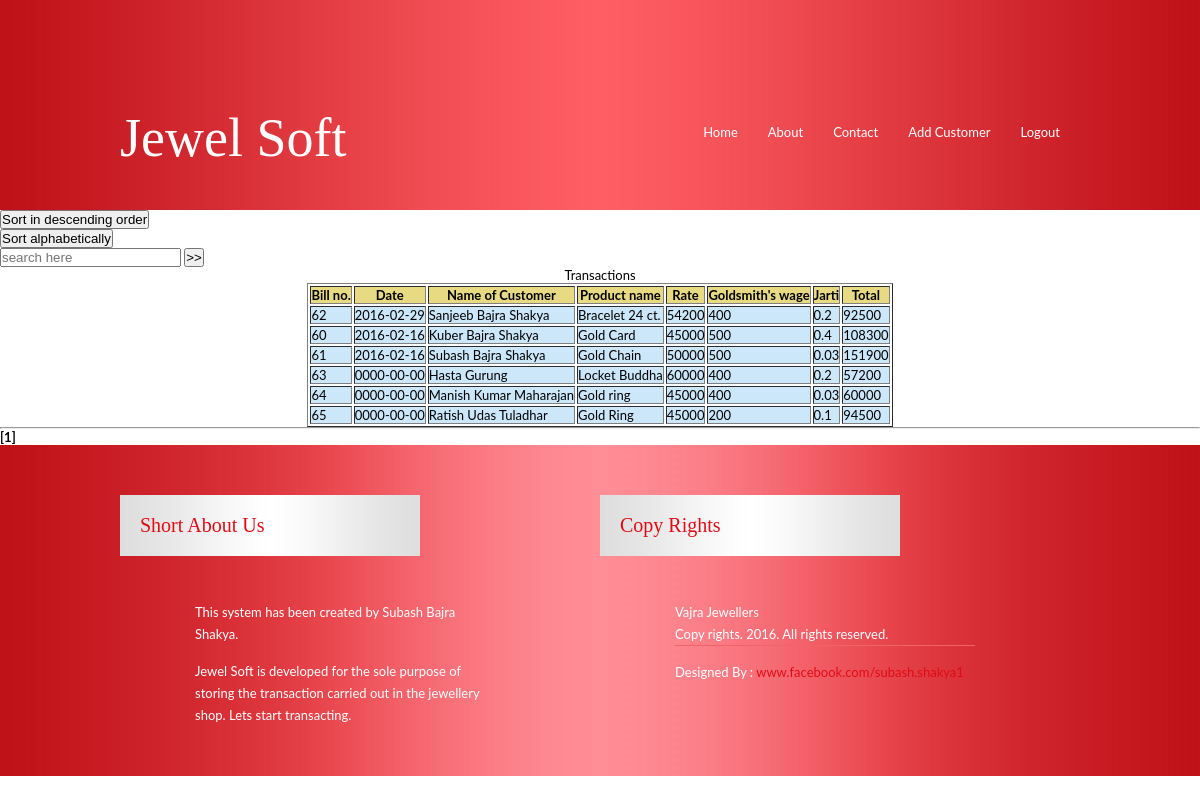
Page /Project/display_tran.php (signed in) on the committed database.
### tables this page shows
CREATE TABLE `bill` (
`bill_no` int(4) NOT NULL,
  `date` date NOT NULL,
  `gold_rate` int(20) DEFAULT NULL,
  `cust_name` varchar(30) NOT NULL,
  `prod_name` varchar(30) NOT NULL,
  `total` int(20) NOT NULL,
  `wage` int(20) DEFAULT NULL,
  `jarti` float DEFAULT NULL
);

### Project/display_tran.php (the view, shortened to what this page needs)
<?php include("template/header.php");
include("template/session_start.php") ?>
    <html>
    <head><title></title></head>
    <body>
    <form action="sort_desc.php">
        <input type="submit" value="Sort in descending order">
    </form>
    <form action="sort_name.php">
        <input type="submit" value="Sort alphabetically">
    </form>
    <form action="display_tran.php" method="post">
        <input type="text" name="search" placeholder="search here" value="<?php echo $searchq; ?>"/>
        <input type="submit" value=">>"  />
    </form>
    </body>
    </html>
<?php
$con=@mysql_connect("localhost","root","root");
if(!$con){
}
else
    $selected=@mysql_select_db("jewel_soft",$con);
if(!$selected){
}
else
    $per_page = 20;
if(!isset($_GET['page']))
{
    $page = 1;
}
else
{
    $page = $_GET['page'];
}
if($page<=1)
    $start = 0;
else
    $start = $page * $per_page - $per_page;
$sql="SELECT * from bill";
$sqli="SELECT * from bill LIMIT $start,$per_page";
$num_row = mysql_num_rows(mysql_query($sql));
$num_page = ceil($num_row/$per_page);
$result= mysql_query($sqli);
echo "<table border='1' id='bill'>
    <caption>Transactions</caption>
    <tr>
        <th>Bill no.</th>
        <th>Date</th>
        <th>Name of Customer</th>
        <th>Product name</th>
        <th>Rate</th>
        <th>Goldsmith's wage</th>
        <th>Jarti</th>
        <th>Total</th>
    </tr>";
if(isset($_POST['search']))
{
    $check = 1;
    $searchq = $_POST['search'];
    $query1 = "SELECT * FROM bill WHERE cust_name LIKE '%" . $searchq . "%'" ;
    $searchresult = mysql_query($query1);
    if (mysql_num_rows($searchresult) > 0)
    {
        while($row = mysql_fetch_array($searchresult))
        {
            echo "<td>" .$row['bill_no']."</td>";
            echo "<td>" .$row['date']."</td>";
            echo "<td>" .$row['cust_name']."</td>";
            echo "<td>" .$row['prod_name']."</td>";
            echo "<td>" .$row['gold_rate']."</td>";
            echo "<td>" .$row['wage']."</td>";
            echo "<td>" .$row['jarti']."</td>";
            echo "<td>" .$row['total']."</td>";
            echo"</tr>";
            $check=0;
        }
    }
    if($check == 1){ echo "<tr><td colspan='4'>No records found</td></tr>"; }
    echo "</table>";
}
else {
    if (mysql_num_rows($result) > 0) {
        while ($row = mysql_fetch_array($result)) {
            echo "<tr>";
            echo "<td>" . $row['bill_no'] . "</td>";
            echo "<td>" . $row['date'] . "</td>";
            echo "<td>" . $row['cust_name'] . "</td>";
            echo "<td>" . $row['prod_name'] . "</td>";
            echo "<td>" . $row['gold_rate'] . "</td>";
            echo "<td>" . $row['wage'] . "</td>";
            echo "<td>" . $row['jarti'] . "</td>";
            echo "<td>" . $row['total'] . "</td>";
            echo "</tr>";
        }
    }
    else {
        echo "<tr><td>No records found</td></tr>";
    }
    echo "</table>";
    echo "<hr>";
    $number = 1;
    for ($number; $number <= $num_page; $number = $number + 1) {
        if ($page == $number) {
            echo "<b>[$number]</b>";
        } else {
            echo "<a href='?page=$number'>$number </a>";
        }
    }
}
include("template/footer.php");
?>

### Project/css/styles.css (style rules this page uses)
* { margin:0; padding:0; }
body { padding:0; margin:0;font-family: 'Lato', sans-serif; font-size:13px; }
th { background: #E8DA83; }
#bill tr { background: #cce7fa; }
#bill { margin: auto; }

### rows in the picture
bill: bill_no "62", date "2016-02-29", cust_name "Sanjeeb Bajra Shakya", prod_name "Bracelet 24 ct.", gold_rate "54200", wage "400", jarti "0.2", total "92500"
bill: bill_no "60", date "2016-02-16", cust_name "Kuber Bajra Shakya", prod_name "Gold Card", gold_rate "45000", wage "500", jarti "0.4", total "108300"
bill: bill_no "61", date "2016-02-16", cust_name "Subash Bajra Shakya", prod_name "Gold Chain", gold_rate "50000", wage "500", jarti "0.03", total "151900"
bill: bill_no "63", date "0000-00-00", cust_name "Hasta Gurung", prod_name "Locket Buddha", gold_rate "60000", wage "400", jarti "0.2", total "57200"
bill: bill_no "64", date "0000-00-00", cust_name "Manish Kumar Maharajan", prod_name "Gold ring", gold_rate "45000", wage "400", jarti "0.03", total "60000"
bill: bill_no "65", date "0000-00-00", cust_name "Ratish Udas Tuladhar", prod_name "Gold Ring", gold_rate "45000", wage "200", jarti "0.1", total "94500"

### other values in the picture
$number "1"
